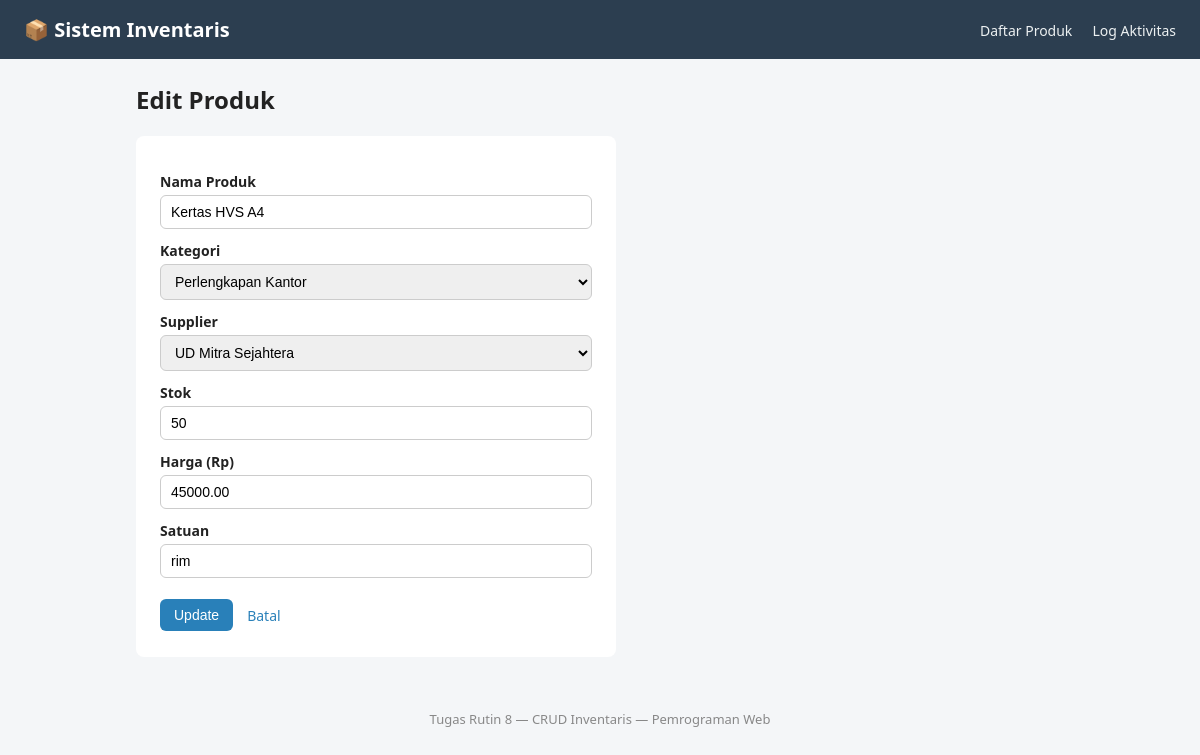
Screenshot of /edit.php?id=6 with the database file from the repository.
### tables this page shows
CREATE TABLE IF NOT EXISTS produk (
    id_produk INT AUTO_INCREMENT PRIMARY KEY,
    nama_produk VARCHAR(100) NOT NULL,
    id_kategori INT NOT NULL,
    id_supplier INT NOT NULL,
    stok INT NOT NULL DEFAULT 0,
    harga DECIMAL(12,2) NOT NULL DEFAULT 0,
    satuan VARCHAR(20) NOT NULL DEFAULT 'pcs',
    FOREIGN KEY (id_kategori) REFERENCES kategori(id_kategori),
    FOREIGN KEY (id_supplier) REFERENCES supplier(id_supplier)
);

CREATE TABLE IF NOT EXISTS kategori (
    id_kategori INT AUTO_INCREMENT PRIMARY KEY,
    nama_kategori VARCHAR(50) NOT NULL
);

CREATE TABLE IF NOT EXISTS supplier (
    id_supplier INT AUTO_INCREMENT PRIMARY KEY,
    nama_supplier VARCHAR(100) NOT NULL,
    kontak VARCHAR(50),
    alamat VARCHAR(150)
);

### edit.php (the view, shortened to what this page needs)
<?php
$pdo = Database::getInstance()->getConnection();
$id = isset($_GET['id']) ? (int) $_GET['id'] : 0;
$stmt = $pdo->prepare(
    "SELECT * FROM produk WHERE id_produk = :id"
);
$stmt->bindValue(':id', $id, PDO::PARAM_INT);
$stmt->execute();
$produk = $stmt->fetch();
$kategoriList = $pdo->query(
    "SELECT id_kategori, nama_kategori
     FROM kategori
     ORDER BY nama_kategori"
)->fetchAll();
$supplierList = $pdo->query(
    "SELECT id_supplier, nama_supplier
     FROM supplier
     ORDER BY nama_supplier"
)->fetchAll();
require_once 'includes/header.php';
?>
<h2>Edit Produk</h2>
<form method="POST" action="update.php" class="form-produk">
    <label for="nama_produk">Nama Produk</label>
    <input
        type="text"
        id="nama_produk"
        name="nama_produk"
        value="<?= htmlspecialchars($produk['nama_produk']) ?>"
        required
        autofocus
    >
    <label for="id_kategori">Kategori</label>
    <select id="id_kategori" name="id_kategori" required>
        <?php foreach ($kategoriList as $kategori): ?>
            <option
                value="<?= (int) $kategori['id_kategori'] ?>"
                <?= ((int) $kategori['id_kategori'] === (int) $produk['id_kategori']) ? 'selected' : '' ?>
            >
                <?= htmlspecialchars($kategori['nama_kategori']) ?>
            </option>
        <?php endforeach; ?>
    </select>
    <label for="id_supplier">Supplier</label>
    <select id="id_supplier" name="id_supplier" required>
        <?php foreach ($supplierList as $supplier): ?>
            <option
                value="<?= (int) $supplier['id_supplier'] ?>"
                <?= ((int) $supplier['id_supplier'] === (int) $produk['id_supplier']) ? 'selected' : '' ?>
            >
                <?= htmlspecialchars($supplier['nama_supplier']) ?>
            </option>
        <?php endforeach; ?>
    </select>
    <label for="stok">Stok</label>
    <input
        type="number"
        id="stok"
        name="stok"
        min="0"
        value="<?= (int) $produk['stok'] ?>"
        required
    >
    <label for="harga">Harga (Rp)</label>
    <input
        type="number"
        id="harga"
        name="harga"
        min="0"
        step="0.01"
        value="<?= htmlspecialchars((string) $produk['harga']) ?>"
        required
    >
    <label for="satuan">Satuan</label>
    <input
        type="text"
        id="satuan"
        name="satuan"
        value="<?= htmlspecialchars($produk['satuan']) ?>"
        required
    >
    <div class="form-actions">
        <button type="submit" class="btn btn-primary">
            Update
        </button>
        <a href="index.php" class="btn btn-link">
            Batal
        </a>
    </div>
</form>
<?php require_once 'includes/footer.php'; ?>

### assets/style.css (style rules this page uses)
* { box-sizing: border-box; }
body { margin: 0; font-family: "Segoe UI", Arial, sans-serif; background-color: #f4f6f8; color: #222; }
.btn { display: inline-block; padding: 8px 14px; border-radius: 6px; text-decoration: none; font-size: 14px; border: none; cursor: pointer; }
.btn-primary { background-color: #2980b9; color: #fff; }
.btn-link { background: none; color: #2980b9; padding: 8px 4px; }
.form-produk { background: #fff; padding: 24px; border-radius: 8px; max-width: 480px; }
.form-produk label { display: block; margin-top: 12px; margin-bottom: 4px; font-weight: bold; font-size: 14px; }
.form-produk input, .form-produk select { width: 100%; padding: 8px 10px; border: 1px solid #ccc; border-radius: 6px; font-size: 14px; }
.form-actions { margin-top: 20px; display: flex; gap: 10px; align-items: center; }

### rows the page displays
produk: nama_produk "Kertas HVS A4", id_kategori "Perlengkapan Kantor", id_supplier "UD Mitra Sejahtera", stok "50", harga "45000.00", satuan "rim"
